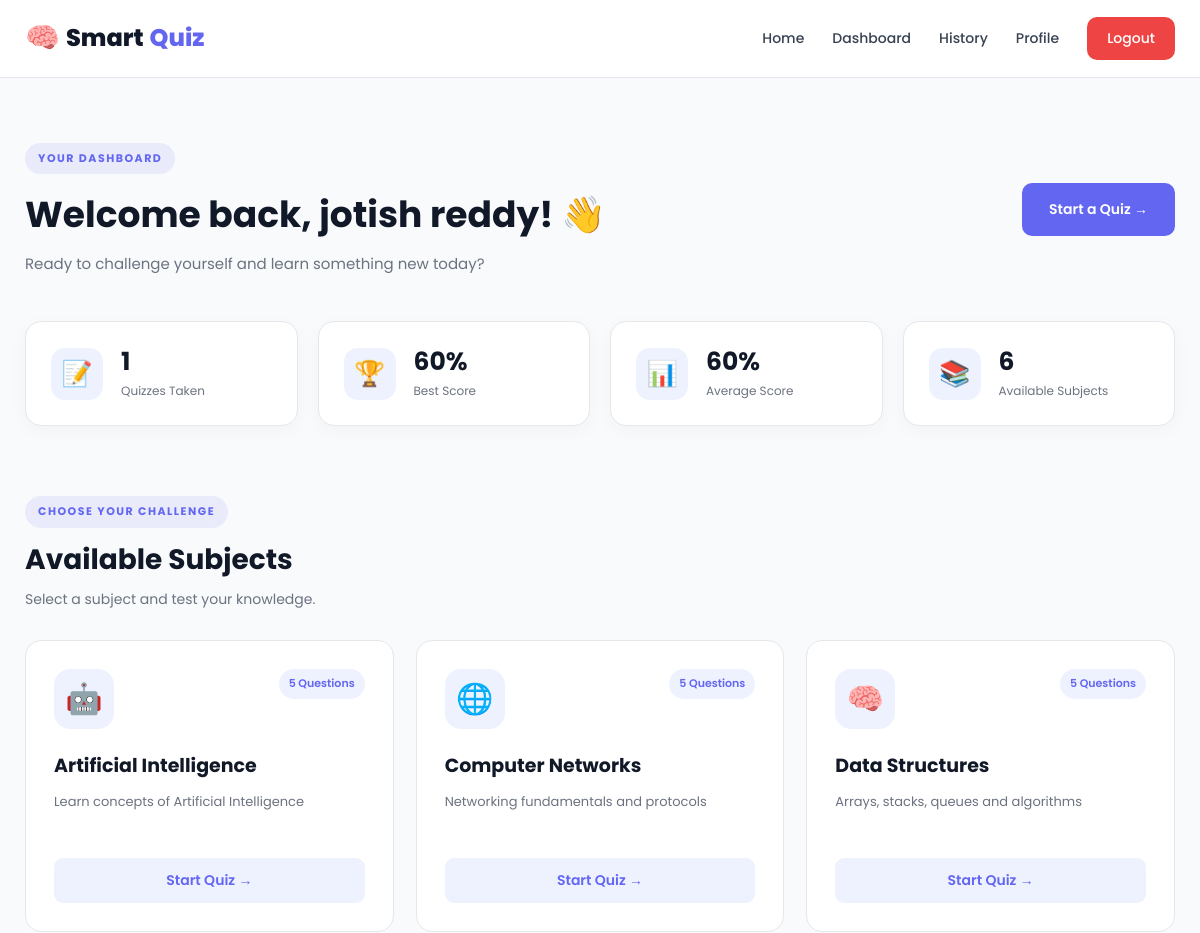
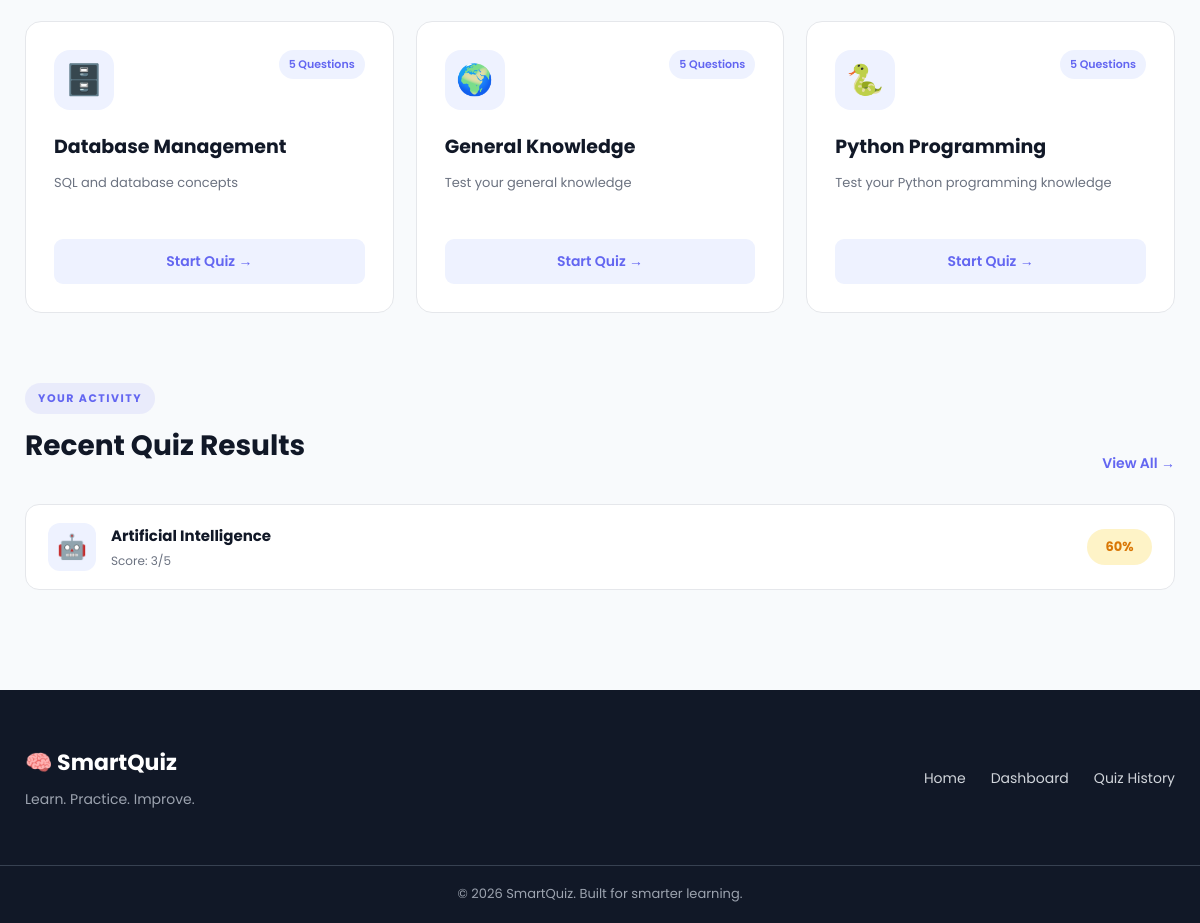
/dashboard (signed in), run on the app's committed database (2 pictures, top to bottom).
### tables this page shows
CREATE TABLE subjects (
            id INTEGER PRIMARY KEY AUTOINCREMENT,
            name TEXT UNIQUE NOT NULL,
            description TEXT,
            icon TEXT DEFAULT '📚'
        );

CREATE TABLE results (
            id INTEGER PRIMARY KEY AUTOINCREMENT,
            user_id INTEGER NOT NULL,
            subject_id INTEGER NOT NULL,
            score INTEGER DEFAULT 0,
            total_questions INTEGER DEFAULT 0,
            percentage REAL DEFAULT 0,
            completed_at TEXT DEFAULT CURRENT_TIMESTAMP,
            FOREIGN KEY (user_id) REFERENCES users (id),
            FOREIGN KEY (subject_id) REFERENCES subjects (id)
        );

### app.py (the view)
@app.route("/dashboard")
@login_required
def dashboard():
    conn = get_db_connection()
    subjects = conn.execute("""
        SELECT s.*,
               COUNT(q.id) AS question_count
        FROM subjects s
        LEFT JOIN questions q ON s.id = q.subject_id
        GROUP BY s.id
        ORDER BY s.name
    """).fetchall()
    recent_results = conn.execute("""
        SELECT r.*, s.name AS subject_name, s.icon
        FROM results r
        JOIN subjects s ON r.subject_id = s.id
        WHERE r.user_id = ?
        ORDER BY r.completed_at DESC
        LIMIT 5
    """, (session["user_id"],)).fetchall()
    stats = conn.execute("""
        SELECT
            COUNT(*) AS quizzes_taken,
            COALESCE(MAX(percentage), 0) AS best_score,
            COALESCE(AVG(percentage), 0) AS average_score
        FROM results
        WHERE user_id = ?
    """, (session["user_id"],)).fetchone()
    conn.close()
    return render_template(
        "dashboard.html",
        subjects=subjects,
        recent_results=recent_results,
        stats=stats
    )

### app.py (called while the page is built)
def get_db_connection():
    conn = sqlite3.connect(DATABASE)
    conn.row_factory = sqlite3.Row
    return conn

def login_required(f):
    @wraps(f)
    def decorated_function(*args, **kwargs):
        if "user_id" not in session:
            flash("Please login first!", "warning")
            return redirect(url_for("login"))
        return f(*args, **kwargs)
    return decorated_function

### templates/dashboard.html (shortened to what this page needs)
{% extends "base.html" %}
{% block content %}
<section class="dashboard-page">
    <div class="dashboard-welcome">
        <div>
            <span class="section-tag">YOUR DASHBOARD</span>
            <h1>
                Welcome back, {{ session.get('user_name', 'Learner') }}! 👋
            </h1>
            <p>
                Ready to challenge yourself and learn something new today?
            </p>
        </div>
        <a href="#subjects" class="btn btn-primary">
            Start a Quiz →
        </a>
    </div>
    <div class="stats-grid">
        <div class="stat-card">
            <div class="stat-icon">📝</div>
            <div>
                <h3>{{ stats.quizzes_taken }}</h3>
                <p>Quizzes Taken</p>
            </div>
        </div>
        <div class="stat-card">
            <div class="stat-icon">🏆</div>
            <div>
                <h3>{{ "%.0f"|format(stats.best_score) }}%</h3>
                <p>Best Score</p>
            </div>
        </div>
        <div class="stat-card">
            <div class="stat-icon">📊</div>
            <div>
                <h3>{{ "%.0f"|format(stats.average_score) }}%</h3>
                <p>Average Score</p>
            </div>
        </div>
        <div class="stat-card">
            <div class="stat-icon">📚</div>
            <div>
                <h3>{{ subjects|length }}</h3>
                <p>Available Subjects</p>
            </div>
        </div>
    </div>
    <section class="dashboard-section" id="subjects">
        <div class="dashboard-section-header">
            <div>
                <span class="section-tag">CHOOSE YOUR CHALLENGE</span>
                <h2>Available Subjects</h2>
                <p>Select a subject and test your knowledge.</p>
            </div>
        </div>
        <div class="dashboard-subject-grid">
            {% for subject in subjects %}
            <div class="dashboard-subject-card">
                <div class="subject-card-top">
                    <div class="subject-icon large-icon">
                        {{ subject.icon }}
                    </div>
                    <span class="question-count">
                        {{ subject.question_count }} Questions
                    </span>
                </div>
                <h3>{{ subject.name }}</h3>
                <p>{{ subject.description }}</p>
                {% if subject.question_count > 0 %}
                <a href="{{ url_for('quiz', subject_id=subject.id) }}"
                   class="subject-btn">
                    Start Quiz →
                </a>
                {% else %}
                <button class="subject-btn disabled-btn" disabled>
                    Coming Soon
                </button>
                {% endif %}
            </div>
            {% endfor %}
        </div>
    </section>
    <section class="dashboard-section">
        <div class="dashboard-section-header">
            <div>
                <span class="section-tag">YOUR ACTIVITY</span>
                <h2>Recent Quiz Results</h2>
            </div>
            <a href="{{ url_for('history') }}" class="view-all-link">
                View All →
            </a>
        </div>
        {% if recent_results %}
        <div class="recent-results">
            {% for result in recent_results %}
            <div class="recent-result-card">
                <div class="result-subject-info">
                    <div class="result-icon">
                        {{ result.icon }}
                    </div>
                    <div>
                        <h4>{{ result.subject_name }}</h4>
                        <p>
                            Score: {{ result.score }}/{{ result.total_questions }}
                        </p>
                    </div>
                </div>
                <div class="result-percentage">
                    {% if result.percentage >= 80 %}
                        <span class="score excellent">
                    {% elif result.percentage >= 50 %}
                        <span class="score good">
                    {% else %}
                        <span class="score needs-work">
                    {% endif %}
                        {{ "%.0f"|format(result.percentage) }}%
                    </span>
                </div>
            </div>
            {% endfor %}
        </div>
        {% endif %}
    </section>
</section>
{% endblock %}

### data on the page
subjects: icon "🤖", question_count "5", name "Artificial Intelligence", description "Learn concepts of Artificial Intelligence"
subjects: icon "🌐", question_count "5", name "Computer Networks", description "Networking fundamentals and protocols"
subjects: icon "🧠", question_count "5", name "Data Structures", description "Arrays, stacks, queues and algorithms"
subjects: icon "🗄️", question_count "5", name "Database Management", description "SQL and database concepts"
subjects: icon "🌍", question_count "5", name "General Knowledge", description "Test your general knowledge"
subjects: icon "🐍", question_count "5", name "Python Programming", description "Test your Python programming knowledge"
results: icon "🤖", subject_name "Artificial Intelligence", score "3", total_questions "5", percentage "60"

### other printed values
{{ session.get('user_name', 'Learner') }} "jotish reddy"
{{ stats.quizzes_taken }} "1"
{{ "%.0f"|format(stats.best_score) }} "60"
{{ "%.0f"|format(stats.average_score) }} "60"
{{ subjects|length }} "6"
